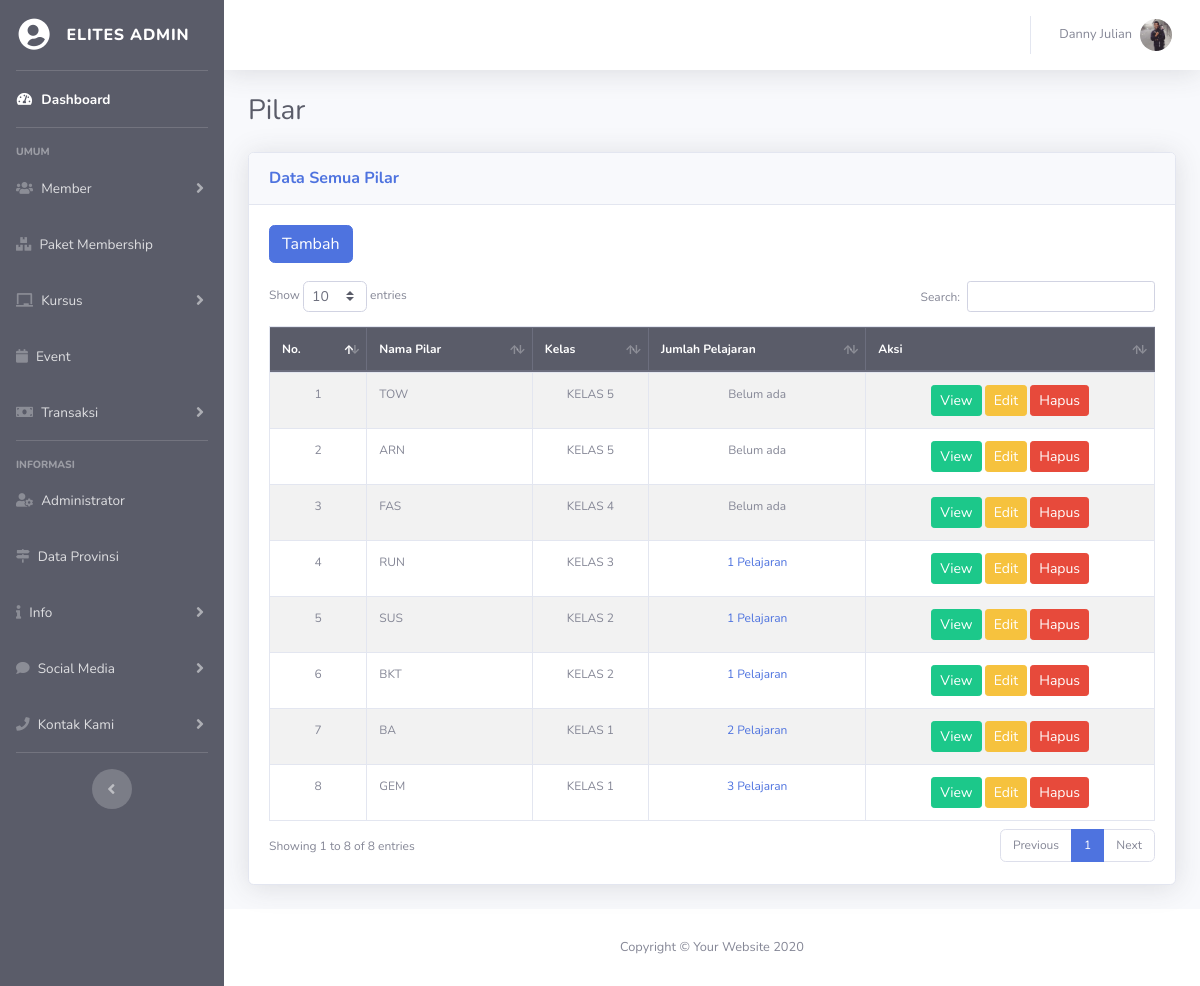
/elit-admin/index.php?hal=pilar-data (signed in), run on the app's committed database.
### tables this page shows
CREATE TABLE `user` (
  `id_user` int(11) NOT NULL,
  `nama_user` varchar(50) NOT NULL,
  `alamat` text NOT NULL,
  `tgl_lahir` date NOT NULL,
  `jenis_kelamin` varchar(15) NOT NULL,
  `no_hp` varchar(15) NOT NULL,
  `email` varchar(50) NOT NULL,
  `password` varchar(15) NOT NULL,
  `foto` varchar(100) NOT NULL,
  `hak_akses` varchar(15) NOT NULL,
  `status` varchar(15) NOT NULL,
  `setuju` varchar(5) NOT NULL
);

CREATE TABLE `pilar` (
  `id_pilar` int(11) NOT NULL,
  `nama_pilar` varchar(50) NOT NULL,
  `desk_pilar` text NOT NULL,
  `id_kelas` int(11) DEFAULT NULL
);

CREATE TABLE `kelas` (
  `id_kelas` int(11) NOT NULL,
  `nama_kelas` varchar(50) NOT NULL,
  `deskripsi` text NOT NULL,
  `foto_kelas` varchar(100) NOT NULL,
  `kondisi` varchar(15) NOT NULL,
  `pesan` text DEFAULT NULL
);

### elit-admin/fungsi/fungsian.php (called while the page is built, shortened)
<?php
    function loncengNotif($a)
    {
        if ($a==0)
        {
            $isi = "";
        }
        return $isi;
    }
?>

### fungsional/data/isiData.php (called while the page is built, shortened)
<?php
    class isiData extends konfigurasi
    {
        public function perulanganData($q)
        {
            while ($a = mysqli_fetch_array($q))
            {
                $isi[]=$a;
            }
            return $isi;
        }
        public function hitungData($q)
        {
            $hitung = mysqli_num_rows($q);
            return $hitung;
        }
        public function eksekusiSQL($sqlnya)
        {
            $sambungannya=parent::sambungkan();
            $que = mysqli_query($sambungannya, $sqlnya);
            return $que;
        }
        public function tampilId($nama_tabel, $id, $val)
        {
            $sql = "SELECT *FROM $nama_tabel WHERE $id = '$val'";
            $que = $this->eksekusiSQL($sql);
            $kondisi = $this->perulanganData($que);
            return $kondisi;
        }
    }
?>

### elit-admin/fungsi/akun.php (called while the page is built, shortened)
<?php
    if (!empty($admin))
    {
        $tampil = $isi->tampilId("user", "id_user", "$admin");
        foreach ($tampil as $key)
        {
            $namauser = $key['nama_user'];
            $foto     = $key['foto'];
            if ($foto=='Kosong')
            {
                $gambarLogin = "../img/nofoto.png";
            }
            else
            {
                $gambarLogin="../foto/$foto";
            }
        }
    }
?>

### elit-admin/halaman/pilar-data.php (the view)
<div class="container-fluid">
    <div class="d-sm-flex align-items-center justify-content-between mb-4">
        <h1 class="h3 mb-0 text-gray-800">Pilar</h1>
    </div>
    <div class="row">
        <div class="col-xl-12">
            <div class="card shadow mb-4">
                <div class="card-header py-3 d-flex flex-row align-items-center justify-content-between">
                    <h6 class="m-0 font-weight-bold text-primary">Data Semua Pilar</h6>
                </div>
                <div class="card-body">
                   <a class='btn btn-primary' href='?hal=pilar-tambah'>Tambah</a>
                   <br><br>
                    <?php
                       $perintah = $isi->eksekusiSQl("SELECT *FROM pilar
                                                       INNER JOIN kelas ON kelas.id_kelas = pilar.id_kelas
                                                       ORDER BY id_pilar DESC");
                       $hitung   = $isi->hitungData($perintah);
                       if ($hitung==0)
                       {
                           pesanKosong();
                       }
                       else
                       {
                          echo
                          "
                          <div class='table-responsive'>
                               <table class='table table-bordered table-hover table-striped' id='dataTable' width='100%' cellspacing='0'>
                                   <thead class='thead-dark'>
                                       <tr>
                                           <th>No.</th>
                                           <th>Nama Pilar</th>
                                           <th>Kelas</th>
                                           <th>Jumlah Pelajaran</th>
                                           <th>Aksi</th>
                                       </tr>
                                   </thead>
                                   <tbody>
                           ";
                           $no=1;
                           foreach($perintah as $a)
                           {
                               $idpil = $a['id_pilar'];
                               $nama  = $a['nama_pilar'];
                               $kelas = $a['nama_kelas'];
                               $pel = $isi->eksekusiSQl("SELECT *FROM kursus WHERE id_pilar='$idpil'");
                               $hit = $isi->hitungData($pel);
                               if($hit==0)
                               {
                                   $kursus = "Belum ada";
                               }
                               else
                               {
                                   $kursus = "<a href='?hal=kursus-kelas&idk=$idpil'>$hit Pelajaran</a>";
                               }
                               echo
                               "
                                       <tr>
                                           <td align='center'>$no</td>
                                           <td>
                                               $nama
                                           </td>
                                           <td>
                                               <center>
                                                   $kelas
                                               </center>
                                           </td>
                                           <td>
                                               <center>
                                                   $kursus
                                               </center>
                                           </td>
                                           <td>
                                               <center>
                                                   <a class='btn btn-success btn-sm' target='_blank' href='../index.php?hal=preview&view=$idpil&target=pilar'>View</a>
                                                   <a class='btn btn-warning btn-sm' href='?hal=pilar-edit&idp=$idpil&mau=edit'>Edit</a>
                                                   <a class='btn btn-danger btn-sm' onclick='return hapus()' href='?hal=pilar-respon&idp=$idpil'>Hapus</a>
                                               </center>
                                           </td>
                                       </tr>
                               ";
                               $no++;
                           }
                           echo
                           "
                                   </tbody>
                               </table>
                           </div>
                          ";
                       }
                   ?>
                </div>
            </div>
        </div>
    </div>
</div>

### elit-admin/fungsi/menu-atas.php (shortened to what this page needs)
<nav class="navbar navbar-expand navbar-light bg-white topbar mb-4 static-top shadow">
<ul class="navbar-nav ml-auto">
  <li class="nav-item dropdown no-arrow">
    <a class="nav-link dropdown-toggle" href="#" id="userDropdown" role="button" data-toggle="dropdown" aria-haspopup="true" aria-expanded="false">
      <span class="mr-2 d-none d-lg-inline text-gray-600 small"><?php echo $namauser; ?></span>
      <img class="img-profile rounded-circle" src="<?php echo $gambarLogin; ?>">
    </a>
  </li>
</ul>
</nav>

### elit-admin/css/danny-admin.css (style rules this page uses)
.container-fluid { font-size: 12px; }
table { font-size: 12px; }

### data on the page
user: nama_user "Danny Julian", foto (picture)
pilar: nama_pilar "TOW", id_kelas.nama_kelas "KELAS 5", kursus "Belum ada"
pilar: nama_pilar "ARN", id_kelas.nama_kelas "KELAS 5", kursus "Belum ada"
pilar: nama_pilar "FAS", id_kelas.nama_kelas "KELAS 4", kursus "Belum ada"
pilar: nama_pilar "RUN", id_kelas.nama_kelas "KELAS 3", hit "1"
pilar: nama_pilar "SUS", id_kelas.nama_kelas "KELAS 2", hit "1"
pilar: nama_pilar "BKT", id_kelas.nama_kelas "KELAS 2", hit "1"
pilar: nama_pilar "BA", id_kelas.nama_kelas "KELAS 1", hit "2"
pilar: nama_pilar "GEM", id_kelas.nama_kelas "KELAS 1", hit "3"
